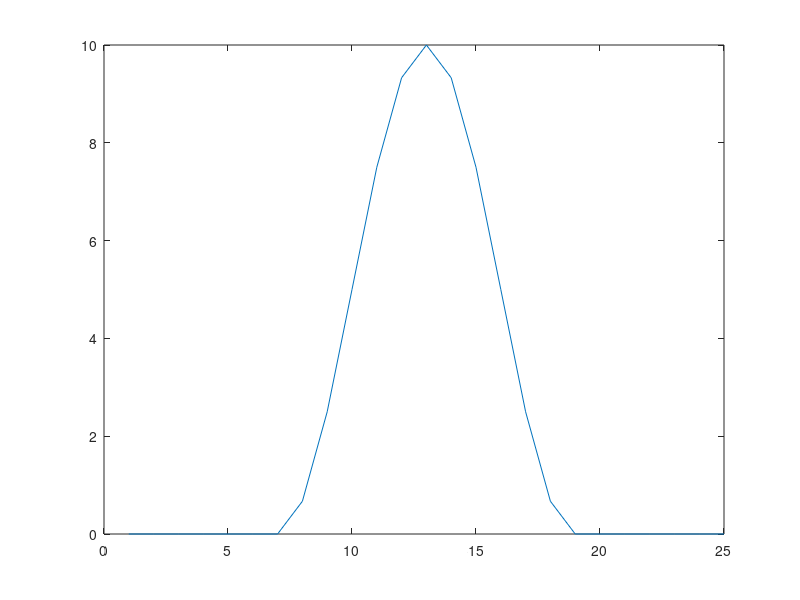
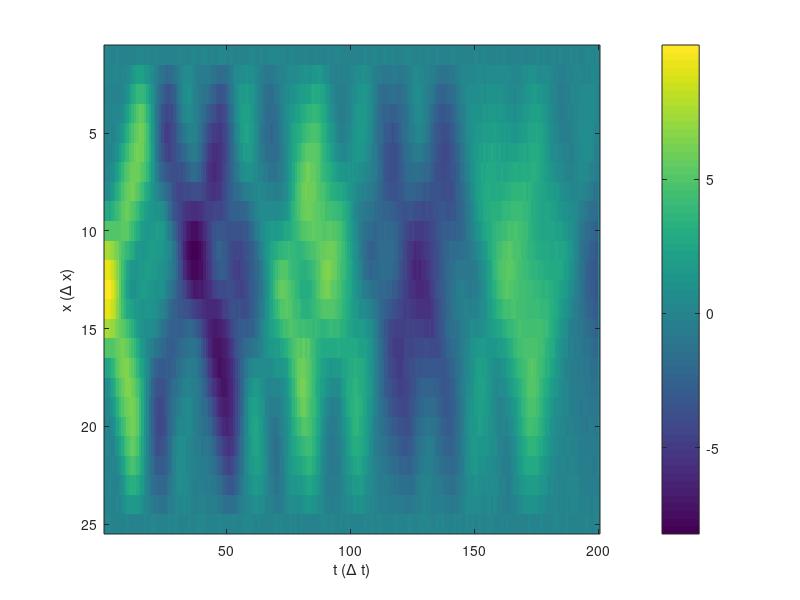

The MATLAB source for these figures, in order: (Note: this script raises an error after producing the figures.)
%% Wave Eq.
Waves=zeros(25,200);
x_tmp=0:12;
k=2*pi/12;
Waves(1+6:13+6,1)=-5*(sin(k*x_tmp+pi/2)-1);
figure
plot(Waves(:,1))
Waves(:,2)=Waves(:,1);
alpha = zeros(25,1);
c = 1*ones(25,1);
c(1:5)=1.5;
c(6:10) = 1.4:-0.1:1;
c(16:20) = 1.2:0.2:2;
c(21:end)=2;

c = 1*c;
alpha(16:25)=0.01:0.01:0.1;%50:1/50:1;

dt=1;
dx=2;
for t=3:199
    tmp=2*Waves(2:end-1,t-1)/dt^2-Waves(2:end-1,t-2)/dt^2+alpha(2:end-1).*Waves(2:end-1,t-2)/(2*dt)+c(2:end-1).^2.*(Waves(3:end,t-1)-2*Waves(2:end-1,t-1)+Waves(1:end-2,t-1))/(2*dx);
    Waves(2:end-1,t) = tmp./(ones(23,1)./dt^2+alpha(2:end-1)./(2*dt));
end

rng(0);
noise = sqrt(var(Waves(:))*0.001)*randn(size(Waves)); %sqrt(0.38*0.01)
Xn = Waves+noise;

figure
imagesc(Xn)
colorbar
ylabel('x (\Delta x)')
xlabel('t (\Delta t)')
ax=gca
ax.FontSize=14;
%%exportgraphics(gcf,'U_att.png')
%% Heat Eq
H=zeros(101,2001);
x = -2.5:0.05:2.5;
alpha = 0.5*normpdf(x);
alpha = alpha';
figure
plot(alpha)

H(1,:) = 1000;
H(101,:) = 1000;
H(26,1:2) = 1000;
H(51,1:2) = 1000;
H(76,1:2) = 1000;

dx = 0.1;
dt = 5e-5;

for t=2:1001
    H(2:end-1,t+1) = 2*dt/(dx^2).*alpha(2:end-1).*(H(3:end,t)-2*H(2:end-1,t)+H(1:end-2,t))+H(2:end-1,t-1);
end

figure
imagesc(log10(H(:,1:1001)))
%colorbar
ax=gca
cbh = colorbar('XTickLabel',{'$\leq -6$','-3','0','3'}, ...
               'XTick', -6:3:3,...
              'TickLabelInterpreter','latex')
caxis([-6,3])
set(gca,'YDir','normal') 
xticks([1,200,400,600,800,1000])
xticklabels({'0','10','20','30','40','50'})
xlabel('$t~(\rm ms)$','interpreter','latex')
ylabel('$x~(\rm m)$','interpreter','latex')
yticks([1,26,51,76,101])
yticklabels({'0','2.5','5','7.5','10'})
title('$log_{10}(\mathbf U)$','interpreter','latex')
ax.FontSize = 22
ax.TickLabelInterpreter = 'latex';
exportgraphics(ax,'heat_data_gauss.png')
%% Burgers Eq
Waves = zeros(101,201);
u0 = 10*normpdf(x);
Waves(:,1) = u0';
Waves(:,2) = u0';
dx = 1;
dt = 0.05;
nu = 0.1;
for t=2:200
    Waves(2:end-1,t+1) = nu/(dx^2)*2*dt*(Waves(3:end,t)-2*Waves(2:end-1,t)+Waves(1:end-2,t))-Waves(2:end-1,t).*(Waves(3:end,t)-Waves(1:end-2,t))./dx.*dt+Waves(2:end-1,t-1);
end
figure
imagesc(Waves(:,1:151))
caxis([0 4.5])
hold on
plot(1:152,21*ones(152,1),'r','LineWidth',2)
hold on
plot(1:152,91*ones(152,1),'r','LineWidth',2)
cbh = colorbar('XTick', 0:1:4,...
              'TickLabelInterpreter','latex')
set(gca,'YDir','normal') 
xticks([1,51,101,151])
xticklabels({'0','2.5','5','7.5'})
yticks([1,21,41,61,81,101])
yticklabels({'0','20','40','60','80','100'})
xlabel('$t~(\rm s)$','interpreter','latex')
ylabel('$x~(\rm m)$','interpreter','latex')
title('$\mathbf U$','interpreter','latex')
ax = gca
ax.FontSize = 22
ax.TickLabelInterpreter = 'latex';

exportgraphics(ax,'Burgers_data_new.png')
% figure
% plot(Waves(:,end)-Waves(:,1))
%%
Ix = 3:23;
alphas = [1e-7,1e-6,1e-5,1e-4,1e-3,1e-2];
alphas = [alphas,0.1:0.1:1];
diff = 1e10;
for a=10:10
    alpha = alphas(a);
u_slicex = Xn(3:23,5);
u_true = Waves(3:23,5);
ux = fdtvr(u_slicex,dx,alpha,1e-6,1000);
uxx = fdtvr(ux,dx,alpha,1e-6,1000);
ux_true = numder(Waves(1:25,5),dx,1,'FD');
uxx_true = numder(Waves(1:25,5),dx,2,'FD');
if(norm(ux_true(3:23)-ux)<diff)
    diff = norm(ux_true(3:23)-ux);
    sel_x = a;
end
end
ax = figure
subplot(3,1,1)
plot(Ix,u_slicex)
hold on
plot(Ix,u_true)
legend({'noisy','true'},'FontSize',12)
xlim([3,23])
ylabel('u')
subplot(3,1,2)
plot(Ix,ux)
hold on
plot(Ix,ux_true(3:23))
legend({'FD-TVR','true'},'FontSize',12)
xlim([3,23])
ylabel('u_x')
subplot(3,1,3)
plot(Ix,uxx)
hold on
plot(Ix,uxx_true(3:23))
legend({'FD-TVR','true'},'FontSize',12)
xlim([3,23])
ylabel('u_{xx}')
xlabel('$x ({\rm d}x)$','Interpreter','latex')
%ax = gca
exportgraphics(ax,'TVR_ux_alpha04.png')
%%
alphas = [1e-7,1e-6,1e-5,1e-4,1e-3,1e-2];
alphas = [alphas,0.1:0.1:1];
diff = 1e10;
for b=1:16
    alpha = alphas(b);
u_slicet = Xn(3,5:195);
u_true = Waves(3:23,5);
ut = fdtvr(u_slicet',dt,alpha,1e-6,1000);
utt = fdtvr(ut,dt,alpha,1e-6,1000);
ut_true = numder(Waves(3,:),dt,1,'FD');
utt_true = numder(Waves(3,:),dt,2,'FD');
if(norm(ut_true(5:195)-ut)<diff)
    diff = norm(ut_true(5:195)-ut);
    sel_t = b;
end
end
figure
plot(u_slicet)
hold on
plot(Waves(3,5:195))
%%
%%
Waves=zeros(100,150);
x_tmp=0:57;
k=2*pi/19;
amp = 5;
Waves(1:58,1)=amp*sin(k*x_tmp+pi/2)-amp;
figure
plot(Waves(:,1))
Waves(:,2)=Waves(:,1);
alpha = zeros(100,1);
c = 1*ones(100,1);
c(1:30)=1.5;
c(30:35) = 1.5:-0.1:1;
c(55:60) = 1:0.2:2;
c(60:end)=2;
alpha(45:50)=0:0.01:0.05;
alpha(51:end) = 0.05;

figure
subplot(1,2,1)
plot(c)
subplot(1,2,2)
plot(alpha)

dt=1;
dx=2;
for t=3:149
    tmp=2*Waves(2:99,t-1)/dt^2-Waves(2:99,t-2)/dt^2+alpha(2:99).*Waves(2:99,t-2)/(2*dt)+c(2:99).^2.*(Waves(3:100,t-1)-2*Waves(2:99,t-1)+Waves(1:98,t-1))/(2*dx);
    Waves(2:99,t) = tmp./(ones(98,1)./dt^2+alpha(2:99)./(2*dt));
end

figure
imagesc(Waves)
colorbar
ylabel('x (\Delta x)')
xlabel('t (\Delta t)')
ax=gca
ax.FontSize=14;
%%
loc=0;
mindiff=1e10;
for i=1:epoch
    if(mse(LAMBDA1(i,1:2:end),alpha(3:23))<mindiff)
        loc = i;
        mindiff = mse(LAMBDA1(i,1:2:end),alpha(3:23));
    end
end
%%
%% Spline inpainting
load('wave1D_calpha_NN.mat', 'x');
xq = 0:1:198;
WavesInt = zeros(199,150);
for i=1:150
    v = Xn(:,i);
    WavesInt(:,i) = interp1(x,v,xq,'spline');
end
figure
imagesc(WavesInt)
title('Spline Interpolation');
%% Coef domain
Coef = zeros(100,7);
Coef(1:30,5) = -1.5^2;
Coef(60:end,5) = -2^2;
Coef(31:59,5) = -1^2;
Coef(51:end,2) = 1/100;
Coef(:,3) = 1;
figure
imagesc(Coef)
colorbar
fc  = fftshift(fft2(Coef));
figure
imagesc(abs(fc))
colorbar
%% PINN result
PINN_RES=[[ 1.2966331e-05]
 [ 9.8960977e-03]
 [ 1.9425319e-01]
 [ 2.8519400e-03]
 [-7.8916609e-01]
 [-6.7222449e-03]
 [ 1.5093613e-04]];
%%
PINN_RES0 = [[-7.2086274e-05]
 [-4.0381824e-04]
 [ 2.9703006e-01]
 [-1.2721907e-03]
 [-6.8207133e-01]
 [-1.1969993e-02]
 [ 4.5715256e-05]];
PINN_RES1 = [[-6.7528621e-05]
 [-1.7391150e-04]
 [ 2.7364215e-01]
 [-1.8668197e-03]
 [-5.4130405e-01]
 [-9.8567478e-02]
 [ 4.6448589e-05]];
PINN_RES2 = [[-1.9707459e-05]
 [-9.2646998e-04]
 [ 3.7714267e-01]
 [-8.7637309e-04]
 [-4.8886976e-01]
 [-8.0407284e-02]
 [ 1.2458164e-04]];
PINN_RES3 = [[-2.9422250e-04]
 [ 7.5461231e-03]
 [-6.5358495e-03]
 [ 1.5838008e-02]
 [-4.1236731e-01]
 [-3.9530143e-01]
 [-1.5973023e-03]];
PINN_RES4 = [[-9.2512555e-06]
 [ 9.0210605e-03]
 [-2.5284439e-02]
 [ 2.1516183e-02]
 [-4.4008544e-01]
 [-4.8965529e-01]
 [-5.9831371e-05]];
PINN_RES5 = [[-3.5587222e-05]
 [-7.5885968e-04]
 [-3.0162880e-01]
 [ 7.2904542e-02]
 [-3.9240018e-01]
 [-8.2147968e-01]
 [-3.7805026e-04]];
PINN_RES6 = [[ 6.7373847e-05]
 [ 1.5451058e-02]
 [-1.8976757e-02]
 [-7.9309992e-02]
 [-6.7462373e-01]
 [-4.0931901e-01]
 [ 8.6937926e-04]];
PINN_RES7 =  [[ 5.1366878e-06]
 [-7.0691537e-03]
 [ 6.1091565e-02]
 [ 1.4289336e-01]
 [-5.9147328e-01]
 [-2.1188062e-01]
 [-9.1862091e-04]];

PINN_RES = [PINN_RES0,PINN_RES1,PINN_RES2,PINN_RES3,PINN_RES4,PINN_RES5,PINN_RES6,PINN_RES7];
figure
imagesc(abs(PINN_RES))
colorbar
ylabel('dict index')
xlabel('location interval index')
ax = gca;
ax.FontSize = 15;
norms = [];
for i=1:7
    norms = [norms,norm(PINN_RES(i,:))];
end
norms
%% Build dict- FD-TVR
alpha=0.3;
clear Waves
Waves = Xn(:,:);
%method = 'FD';
N_x = size(Waves,1);
Mused = size(Waves,2);
Ux=zeros(N_x,Mused);
Uxx=zeros(N_x,Mused);
for k = 1:size(Waves,2)
    Utmp=Waves(:,k);
    ux = fdtvr(Utmp,dx,alpha,1e-6,1000);%alphas(sel_x)
    Ux(:,k)=ux;
    Uxx(:,k)=fdtvr(ux,dx,alpha,1e-6,1000);
end

% time derivatives
Ut=zeros(N_x,Mused);
Utt=zeros(N_x,Mused);
for i = 1:N_x
    ut = fdtvr(Waves(i,:)',dt,alpha,1e-6,1000);
    sum(ut)
    Ut(i,:) = ut;
    Utt(i,:) = fdtvr(ut,dt,alpha,1e-6,1000);
end
% 
% Utx=zeros(N_x,Mused);
% %Usin=zeros(N_x,Mused);
% for k = 1:size(Waves,2)
%     Utmp=Ut(:,k);
%     Utx(:,k)=numder(Utmp, dx, 1,method);    
% end
% Usin = sin(Waves);
%% Build dict 
clear Waves
Waves = Xn(:,:);
method = 'FD';
N_x = size(Waves,1);
Mused = size(Waves,2);
Ux=zeros(N_x,Mused);
Uxx=zeros(N_x,Mused);
for k = 1:size(Waves,2)
    Utmp=Waves(:,k);
    Ux(:,k)=numder(Utmp, dx, 1,method);
    Uxx(:,k)=numder(Utmp, dx, 2,method);
end

% time derivatives
Ut=zeros(N_x,Mused);
Utt=zeros(N_x,Mused);
for i = 1:N_x
    Ut(i,:) = numder(Waves(i,:),dt,1,method);
    Utt(i,:) = numder(Waves(i,:),dt,2,method);
end

Utx=zeros(N_x,Mused);
%Usin=zeros(N_x,Mused);
for k = 1:size(Waves,2)
    Utmp=Ut(:,k);
    Utx(:,k)=numder(Utmp, dx, 1,method);    
end
Usin = sin(Waves);
%% GD_waves
tsample = 50:1:140;
Ds = cell(length(tsample),96);
for i=1:96
    for t=1:length(tsample)
        dict = [Ut(2+i,tsample(t)), Uxx(2+i,tsample(t))];
        Ds{t,i} = dict;
    end
end
Ts = cell(length(tsample),96);
for i=1:96
    for t=1:length(tsample)
        Ts{t,i} = [Utt(2+i,tsample(t))];
    end
end
C = zeros(96,2);
delta = 0.5;
Loss = zeros(500000,1);
%Loss(1:200000) = Loss200000;
tic
for iter =1:500000
    dC = zeros(96,2);
    if(mod(iter,100)==0)
        iter
        loss
        toc
    end
     if(mod(iter,2500)==0)
        delta = delta/2;
        %toc
    end
    loss = 0;
    for p=1:length(tsample)
        for r = 1:96
            for c=1:2            
                dC(r,c) = dC(r,c) + (C(r,1)*Ds{p,r}(1)+C(r,2)*Ds{p,r}(2)-Ts{p,r})*Ds{p,r}(c);
            end
        end
        loss = loss + norm(C(r,1)*Ds{p,r}(1)+C(r,2)*Ds{p,r}(2)-Ts{p,r})^2;
    end
    Loss(iter,1) = loss;
    C = C - delta*dC;
end
figure
plot(Loss)
%title('Loss')
ylabel('Loss')
xlabel('Iterations')
ax=gca;
ax.FontSize = 18;

figure
imagesc(C)
colorbar

Ctrue = zeros(96,2);
Ctrue(:,1) = -alpha(3:98);
Ctrue(:,2) = c(3:98).^2;
figure
imagesc(C)
colorbar
caxis([-0.05,4])
%title('Coefficients at iter=3*10^5')%Coefficients at iter=10^5
xticks([1,2])
yticks([8:10:88]);
yticklabels({'10','20','30','40','50','60','70','80','90'})
xlabel('Atom indices')
ylabel('Location indices')
ax=gca;
ax.FontSize=18;

%norm(Ctrue-C100000,'F')
%%
C=[1,2;3,4];
D1=[5,6;7,8]+nd(:,:,1);
D2=[4,3;2,1]+nd(:,:,2);
D3=[1,3;5,7]+nd(:,:,3);
T1 = sum(C.*D1,2)+nt(:,:,1);
T2 = sum(C.*D2,2)+nt(:,:,2);
T3 = sum(C.*D3,2)+nt(:,:,3);
Cini = zeros(2,2);
delta = 0.0002;
Cpath = zeros(8001,4);
for i=1:16000
dC11 = 2*(sum(Cini(1,:).*D1(1,:))-T1(1))*D1(1,1)+2*(sum(Cini(1,:).*D2(1,:))-T2(1))*D2(1,1)+2*(sum(Cini(1,:).*D3(1,:))-T3(1))*D3(1,1);
dC12 = 2*(sum(Cini(1,:).*D1(1,:))-T1(1))*D1(1,2)+2*(sum(Cini(1,:).*D2(1,:))-T2(1))*D2(1,2)+2*(sum(Cini(1,:).*D3(1,:))-T3(1))*D3(1,2);
dC21 = 2*(sum(Cini(2,:).*D1(2,:))-T1(2))*D1(2,1)+2*(sum(Cini(2,:).*D2(2,:))-T2(2))*D2(2,1)+2*(sum(Cini(2,:).*D3(2,:))-T3(2))*D3(2,1);
dC22 = 2*(sum(Cini(2,:).*D1(2,:))-T1(2))*D1(2,2)+2*(sum(Cini(2,:).*D2(2,:))-T2(2))*D2(2,2)+2*(sum(Cini(2,:).*D3(2,:))-T3(2))*D3(2,2);
DER = [dC11,dC12;dC21,dC22];
Cini = Cini - delta*DER;
Cpath(i+1,1) = Cini(1,1);
Cpath(i+1,2) = Cini(1,2);
Cpath(i+1,3) = Cini(2,1);
Cpath(i+1,4) = Cini(2,2);
end
%%
% figure
% plot(1:100,alpha)
% A=[1,2,3;4,5,6]
% B=reshape(A,[],1)%1 4 2 5 3 6
% Utt = Utt';
% Ut = Ut';
% Uxx = Uxx';
% largeInd = length(Utt);
% rang = 3:largeInd-2;
uttv = reshape(Utt(3:end-2,3:end-2),[],1);
utv = reshape(Ut(3:end-2,3:end-2),[],1);
uxxv = reshape(Uxx(3:end-2,3:end-2),[],1);
alpha1 = repmat(alpha',[150,1]);
alpha2 = 0.05-alpha1;
c1 = repmat((c'.^2),[150,1]);
c2 = 4-c1;
nums = length(utv);
% alpha1 = zeros(nums,1);
% alpha1((50-2)*(150-4)+1:end)=0.05;
% alpha2 = 0.05*ones(nums,1)-alpha1;
% %debug
% % res = uttv-c1.*uxxv;
% % q=res./utv;
% %
% c1 = ones(nums,1);
% c1(1:(30-2)*(150-4)) = 1.5^2;
% c1((60-2)*(150-4)+1:end) = 2^2;
% c2 = ones(nums,1);
% c2(25*(150-4)+1:75*(150-4)) = 0.5;
alpha1 = reshape(alpha1(3:end-2,3:end-2),[],1);
alpha2 = reshape(alpha2(3:end-2,3:end-2),[],1);
c1 = reshape(c1(3:end-2,3:end-2),[],1);
c2 = reshape(c2(3:end-2,3:end-2),[],1);

dict_r = [-alpha1.*utv, -alpha2.*utv, c1.*uxxv, c2.*uxxv];
norms = [];
for i=1:4
    norms = [norms;norm(dict_r(:,i))];
end
dict_r = normc(dict_r);

lam=0.01*max(abs(dict_r'*uttv))/length(dict_r);
% lasso
[a_ext_tmp, stru] = lasso(dict_r,uttv,'Lambda',lam,'Intercept',false,'RelTol',1e-8,'MaxIter',10^6);
a_ext_tmp
a_ext_tmp./norms
% recalc
[-alpha1.*utv, c1.*uxxv]\uttv
%% de-block
s_utt = sum(Utt(3:end-2,3:end-2));
s_uxx = sum(Uxx(3:end-2,3:end-2));
s_ut = sum(Ut(3:end-2,3:end-2));
dict_sr0 = [(c(3:end-2)).^2.*s_uxx',(2-c(3:end-2)).^2.*s_uxx',(alpha(3:end-2)).*s_ut',(0.025-alpha(3:end-2)).*s_ut'];
norms = [];
for i=1:4
    norms = [norms;norm(dict_sr0(:,i))];
end
dict_sr = normc(dict_sr0);
lam=0.1*max(abs(dict_sr'*s_utt'))/length(dict_sr);
% lasso
[a_ext_tmp, stru] = lasso(dict_sr,s_utt','Lambda',lam,'Intercept',false,'RelTol',1e-8,'MaxIter',10^6);
a_ext_tmp
a_ext_tmp./norms
% recalc
[dict_sr0(:,1), dict_sr0(:,3)]\s_utt'
%% recover coefs
step=5;
dicts = cell(21,2);
cnt = 1;
for i=3:23
    Uxx_slice = Uxx(i, 5:195);
    Ut_slice = Ut(i, 5:195);
    dict = [Ut_slice', Uxx_slice'];
    dicts{cnt,1} = dict;
    Utt_slice = Utt(i, 5:195);
    dicts{cnt,2} = Utt_slice';
%     Ut_slice = Ut(i,5:195);
%     dicts{cnt,2} = Ut_slice';
    cnt = cnt+1;
end
coef_fd = zeros(21,2);
for i=1:21
    coef_fd(i,:) = dicts{i,1}\dicts{i,2};
end
figure
subplot(2,1,1)
plot(3:23,coef_fd(:,1))
subplot(2,1,2)
plot(3:23,coef_fd(:,2))
%% Plotting
ax = figure
subplot(2,1,1)
plot(3:23,-alpha(3:23))
hold on
plot(3:23,coef_fd(:,1))
hold on
plot(3:23, coef_tvr(:,1))
hold on
plot(3:23,-coef_sdpinn1)
xlim([3,23])
%ylim([-4.1,-0.9])
legend({'True','Recovered by LSQ','Recovered by LSQ with TVR','Recovered by SD-PINN'},'Interpreter','latex','NumColumns',2,'FontSize',16)
%xlabel('x (\rm dx)','Interpreter','latex')
ylabel('$-\alpha$','Interpreter','latex')
xticks([])
ax2=gca
ax2.FontSize=14
ax2.TickLabelInterpreter='latex'
subplot(2,1,2)
plot(3:23,c(3:23).^2)
hold on
plot(3:23,coef_fd(:,2))
hold on
plot(3:23, coef_tvr(:,2))
hold on
plot(3:23,-coef_sdpinn2)
xlim([3,23])
%ylim([-4.1,-0.9])
%legend({'True','Recovered by LSQ','Recovered by LSQ with TVR','Recovered by SD-PINN'},'Interpreter','latex')
xlabel('$x (\Delta  x)$','Interpreter','latex')
ylabel('$c^2$','Interpreter','latex')
xticks([3,5,10,15,20,23])
ax2=gca
ax2.FontSize=14
ax2.TickLabelInterpreter='latex'


% 
%ax.TickLabelInterpreter='latex'
exportgraphics(ax,'recovered-paras-noisymeas_2atten_c.png')
%%
figure
plot(Xn(:,100))
figure
plot(Uxx(:,100))

CO = zeros(96,2);
CO(:,1) = -alpha(3:end-2);
CO(:,2) = c(3:end-2).^2;
COR = randn(96,2)
% error
Error = 0;
error = zeros(10,1);
LIS = [];
for i=1:10
    lis = (dicts{i,2} - CO(:,2).*dicts{i,1}(:,2))./dicts{i,1}(:,1);
    LIS = [LIS,lis];
    error(i) = norm(CO(:,1).*dicts{i,1}(:,1)+CO(:,2).*dicts{i,1}(:,2)-dicts{i,2});
    Error = sum(error);
end
Error
%% GD test
rng(0)
nd = .5*randn(2,2,3);
nt = .5*randn(2,1,3);
C=[1,2;3,4];
D1=[5,6;7,8]+nd(:,:,1);
D2=[4,3;2,1]+nd(:,:,2);
D3=[1,3;5,7]+nd(:,:,3);
T1 = sum(C.*D1,2)+nt(:,:,1);
T2 = sum(C.*D2,2)+nt(:,:,2);
T3 = sum(C.*D3,2)+nt(:,:,3);
Cini = zeros(2,2);
delta = 0.0002;
Cpath = zeros(8001,4);
for i=1:16000
dC11 = 2*(sum(Cini(1,:).*D1(1,:))-T1(1))*D1(1,1)+2*(sum(Cini(1,:).*D2(1,:))-T2(1))*D2(1,1)+2*(sum(Cini(1,:).*D3(1,:))-T3(1))*D3(1,1);
dC12 = 2*(sum(Cini(1,:).*D1(1,:))-T1(1))*D1(1,2)+2*(sum(Cini(1,:).*D2(1,:))-T2(1))*D2(1,2)+2*(sum(Cini(1,:).*D3(1,:))-T3(1))*D3(1,2);
dC21 = 2*(sum(Cini(2,:).*D1(2,:))-T1(2))*D1(2,1)+2*(sum(Cini(2,:).*D2(2,:))-T2(2))*D2(2,1)+2*(sum(Cini(2,:).*D3(2,:))-T3(2))*D3(2,1);
dC22 = 2*(sum(Cini(2,:).*D1(2,:))-T1(2))*D1(2,2)+2*(sum(Cini(2,:).*D2(2,:))-T2(2))*D2(2,2)+2*(sum(Cini(2,:).*D3(2,:))-T3(2))*D3(2,2);
DER = [dC11,dC12;dC21,dC22];
Cini = Cini - delta*DER;
Cpath(i+1,1) = Cini(1,1);
Cpath(i+1,2) = Cini(1,2);
Cpath(i+1,3) = Cini(2,1);
Cpath(i+1,4) = Cini(2,2);
end
figure
for i=1:4
    plot(Cpath(:,i));
    hold on
end
ylim([0,5])
legend({'1','2','3','4'})
% matrix inverse
T = [T1(1), T2(1), T1(2), T2(2)];
%D1=[5,6;7,8];D2=[4,3;2,1];
D = [D1(1,1),D2(1,1),0,0;D1(1,2),D2(1,2),0,0;0,0,D1(2,1),D2(2,1);0,0,D1(2,2),D2(2,2)];
recC = T*inv(D);
recC = reshape(recC',2,2)'
%%
Ix = 10:19;
It = 3:148;
lhs = reshape(Utt(Ix,It),[],1);
utv = reshape(Ut(Ix,It),[],1);
uxxv = reshape(Uxx(Ix,It),[],1);
rhs = [utv, uxxv];
rhs\lhs
%% Spatially Dependent Direct LSQ
It = 3:148;
coefs = zeros(51,2);
for i=1:51
    utv = Ut(i+19,It);
    uxxv = Uxx(i+19,It);
    uttv = Utt(i+19,It);
    rhs = [utv', uxxv'];
    coefs(i,:) = rhs\uttv';
end
figure
subplot(2,1,1)
plot(GT1)
hold on
plot(-coefs(:,1))
legend({'True','Recovered'})
xlabel('spatial index')
ylabel('\alpha')
title('Least Squares')
ax=gca
ax.FontSize=14;
subplot(2,1,2)
plot(GT2)
hold on
plot(-coefs(:,2))
ylim([-4.1,-0.9])
legend({'True','Recovered'})
xlabel('spatial index')
ylabel('-c^2')
ax=gca
ax.FontSize=14;
%%
dict = [ones((size(Waves(3:end-2,3:end-2),1))*(size(Waves(3:end-2,3:end-2),2)),1),reshape(Ut(3:end-2,3:end-2),[],1),reshape(Utt(3:end-2,3:end-2),[],1),reshape(Waves(3:end-2,3:end-2),[],1).*reshape(Ux(3:end-2,3:end-2),[],1),reshape(Uxx(3:end-2,3:end-2),[],1),reshape(Utx(3:end-2,3:end-2),[],1), reshape(Usin(3:end-2,3:end-2),[],1)];
s = [1,1,1,1,-1,-1,1];

indvalid = [2,3,5];

dicts = [dict;s];
dicts = dicts(:,indvalid);

dicnorm = [];
for i=1:3
    dicnorm = [dicnorm, norm(dict(:,i))];
end


Phi_sn=zeros(size(dict,1),size(dict,2));
for d=1:size(dict,2)
    Phi_sn(:,d) = dict(:,d)./norm(dict(:,d)); % introduce nan column if the column is all 0.
end
Phi_ext = [Phi_sn;s];
tar = zeros(size(dicts,1),1);
tar(end) = 1;

del_c = [];%1,4,6,7
Phi_ext(:,del_c)=[];
% set lambda
lam=0.2*max(abs(Phi_ext'*tar))/length(tar);
% lasso
[a_ext_tmp, stru] = lasso(Phi_ext,tar,'Lambda',lam,'Intercept',false,'RelTol',1e-8,'MaxIter',10^6);
a_ext_tmp
% figure
% imagesc(Uxx)
% colorbar
dicnorm(del_c) = [];
a_ext_tmp./dicnorm'

%%
It=10:140;
Ix=3:98;
m = length(It);
N = length(Ix);
%veclen = length(Ix)*length(Iy)*length(It);
utm = squeeze(reshape(Ut(Ix,It),N,m));
uttm = squeeze(reshape(Utt(Ix,It),N,m));
uxm = squeeze(reshape(Ux(Ix,It),N,m));
uxxm = squeeze(reshape(Uxx(Ix,It),N,m));

Theta_e_tens = zeros(size(utm,2),3,size(utm,1));
Theta_e_tens(:,1,:)=utm';
Theta_e_tens(:,2,:)=uttm';
Theta_e_tens(:,3,:)=uxxm';
%% Recover PDEs
a_raw=zeros(size(Theta_e_tens,2),length(Ix));
a_res=zeros(size(Theta_e_tens,2),length(Ix));
vec_constraint = [1,1,-1];
for i = 1:length(Ix)
    i
    %out(i) = doCvxStuff(i);
    [a_raw(:,i),a_res(:,i)] = CVX_L1min(squeeze(Theta_e_tens(:,:,i)),vec_constraint);
end
%% LASSO
a_raw=zeros(size(Theta_e_tens,2),length(Ix)*length(Iy));
a_res=zeros(size(Theta_e_tens,2),length(Ix)*length(Iy));
vec_constraint = [1,1,1,1,1,-1,-1,-1,-1,-1,-1];
tic
for i=1:length(Ix)*length(Iy)
    %i
    Theta_s = squeeze(Theta_e_tens(:,:,i));
    n = size(Theta_s,2);
%vec1row = ones(1,n);
    Theta_sn=zeros(size(Theta_s,1),size(Theta_s,2));
    for d=1:size(Theta_s,2)
        Theta_sn(:,d) = Theta_s(:,d)./norm(Theta_s(:,d));
    end
    Theta_ext = [Theta_sn;vec_constraint];
    tar = zeros(size(Theta_s,1)+1,1);
    tar(end) = 1;
    epsilon=100;
    lam=1e-3;
    a_ext_tmp = lasso(Theta_ext,tar,'Lambda',lam,'Intercept',false);
    rescale_factor = vecnorm(Theta_s)./vecnorm(Theta_sn);
    a_eres_tmp=a_ext_tmp./(rescale_factor');
    a_raw(:,i) = a_ext_tmp;
    a_res(:,i) = a_eres_tmp;
end
toc

indicator = zeros(11,length(Ix)*length(Iy));
for i=1:length(Ix)*length(Iy)
    [maxv,maxi] = max(abs(a_raw(:,i)));
    ind=find(abs(a_raw(:,i))>=0.01*maxv);
    indicator(ind,i) = 1;
end
figure
imagesc(indicator)

ind_perc = zeros(11,1);
for i=1:11
    ind_perc(i)=sum(indicator(i,:))/(length(Ix)*length(Iy));
end
figure
stem(ind_perc,'filled')

ind_waveeq=zeros(length(Ix)*length(Iy),1);
label = [0,1,1,0,0,1,1,0,0,0,0]';
for i=1:length(Ix)*length(Iy)
    if(sum(indicator(:,i)&label)==4)
        ind_waveeq(i,1) = 1;
    end
end
    

figure
for i=1:11
    plot(a_res(i,:));
    hold on
end




speeds_rec = zeros(size(a_res,2),1);
for i=1:size(a_res,2)
    speeds_rec(i) = sqrt(-a_res(3,i)/a_res(2,i));
end

figure
plot(c,'LineWidth',1)
hold on
plot(Ix,speeds_rec,'rx','LineWidth',1)
hold on
plot(alpha,'r-','LineWidth',1)
hold on
plot(Ix,a_res(1,:)./a_res(2,:),'bx','LineWidth',1)
ylim([0 2.5])
legend({'true c','estimated c','true \alpha','estimated \alpha'})
xlabel('Spatial locations (\Delta x)')
ylabel('Phase speeds (m/s) and attenuating factor')
ax=gca
ax.FontSize=15;
exportgraphics(gcf,'Speeds_att.png')
